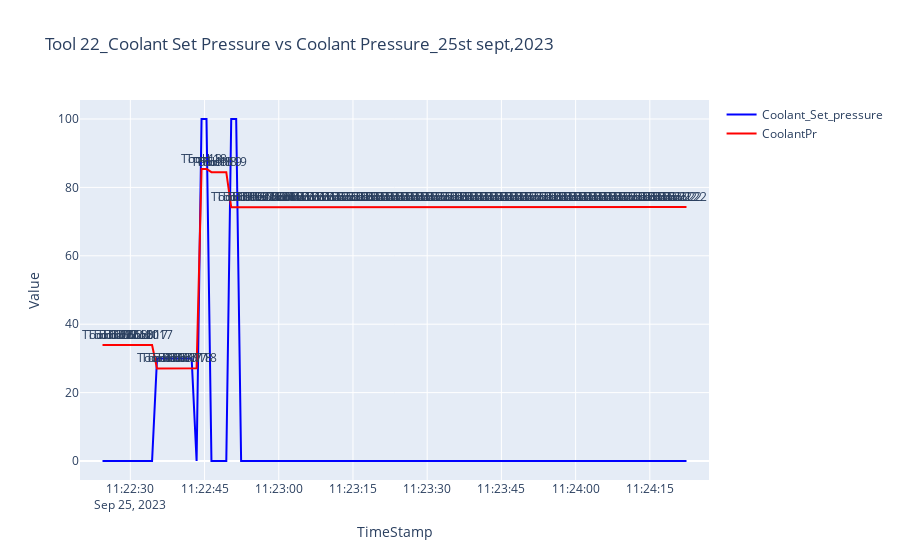

The code cell stored with this chart in its notebook:
### Code cell
### Tool 22 ---->25th sept,2023

import plotly.graph_objects as go

trace1 = go.Scatter(x=tool22_on_25sep.index, y=tool22_on_25sep['Coolant_Set_pressure'], mode='lines', name='Coolant_Set_pressure', line=dict(color='blue'))

trace2 = go.Scatter(x=tool22_on_25sep.index, y=tool22_on_25sep['CoolantPr'], mode='lines', name='CoolantPr', line=dict(color='red'))

annotations = []
for timestamp, coolant_pressure, present_tool in zip(tool22_on_25sep.index, tool22_on_25sep['CoolantPr'], tool22_on_25sep['PresentTool']):
    annotations.append(dict(x=timestamp, y=coolant_pressure, text=f'Tool {present_tool}', showarrow=False, xanchor='center', yanchor='bottom'))


layout = go.Layout(
    title='Tool 22_Coolant Set Pressure vs Coolant Pressure_25st sept,2023',
    xaxis=dict(title='TimeStamp'),
    yaxis=dict(title='Value'),
    annotations=annotations
)


fig = go.Figure(data=[trace1, trace2], layout=layout)


fig.show()

### Figure 1 — Plotly figure (JSON) as saved in the notebook; plotly's stock layout.template omitted (floating-point values rounded to 4 significant figures)
{"data": [{"line": {"color": "blue"}, "mode": "lines", "name": "Coolant_Set_pressure", "type": "scatter", "x": ["2023-09-25T11:22:24.373000", "2023-09-25T11:22:25.373000", "2023-09-25T11:22:26.373000", "2023-09-25T11:22:27.373000", "2023-09-25T11:22:28.377000", "2023-09-25T11:22:29.377000", "2023-09-25T11:22:30.377000", "2023-09-25T11:22:31.377000", "2023-09-25T11:22:32.377000", "2023-09-25T11:22:33.377000", "2023-09-25T11:22:34.393000", "2023-09-25T11:22:35.393000", "2023-09-25T11:22:36.393000", "2023-09-25T11:22:37.393000", "2023-09-25T11:22:38.393000", "2023-09-25T11:22:39.393000", "2023-09-25T11:22:40.393000", "2023-09-25T11:22:41.393000", "2023-09-25T11:22:42.393000", "2023-09-25T11:22:43.393000", "2023-09-25T11:22:44.393000", "2023-09-25T11:22:45.393000", "2023-09-25T11:22:46.393000", "2023-09-25T11:22:47.393000", "2023-09-25T11:22:48.393000", "2023-09-25T11:22:49.393000", "2023-09-25T11:22:50.393000", "2023-09-25T11:22:51.393000", "2023-09-25T11:22:52.393000", "2023-09-25T11:22:53.393000", "2023-09-25T11:22:54.397000", "2023-09-25T11:22:55.410000", "2023-09-25T11:22:56.413000", "2023-09-25T11:22:57.410000", "2023-09-25T11:22:58.410000", "2023-09-25T11:22:59.410000", "2023-09-25T11:23:00.410000", "2023-09-25T11:23:01.410000", "2023-09-25T11:23:02.410000", "2023-09-25T11:23:03.410000", "2023-09-25T11:23:04.410000", "2023-09-25T11:23:05.410000", "2023-09-25T11:23:06.410000", "2023-09-25T11:23:07.410000", "2023-09-25T11:23:08.410000", "2023-09-25T11:23:09.410000", "2023-09-25T11:23:10.410000", "2023-09-25T11:23:11.410000", "2023-09-25T11:23:12.410000", "2023-09-25T11:23:13.410000", "2023-09-25T11:23:14.410000", "2023-09-25T11:23:15.410000", "2023-09-25T11:23:16.410000", "2023-09-25T11:23:17.410000", "2023-09-25T11:23:18.410000", "2023-09-25T11:23:19.410000", "2023-09-25T11:23:20.410000", "2023-09-25T11:23:21.410000", "2023-09-25T11:23:22.410000", "2023-09-25T11:23:23.410000", "2023-09-25T11:23:24.410000", "2023-09-25T11:23:25.410000", "2023-09-25T11:23:26.410000", "2023-09-25T11:23:27.410000", "2023-09-25T11:23:28.410000", "2023-09-25T11:23:29.410000", "2023-09-25T11:23:30.410000", "2023-09-25T11:23:31.410000", "2023-09-25T11:23:32.410000", "2023-09-25T11:23:33.410000", "2023-09-25T11:23:34.410000", "2023-09-25T11:23:35.410000", "2023-09-25T11:23:36.410000", "2023-09-25T11:23:37.410000", "2023-09-25T11:23:38.410000", "2023-09-25T11:23:39.410000", "2023-09-25T11:23:40.410000", "2023-09-25T11:23:41.410000", "2023-09-25T11:23:42.410000", "2023-09-25T11:23:43.410000", "2023-09-25T11:23:44.410000", "2023-09-25T11:23:45.410000", "2023-09-25T11:23:46.410000", "2023-09-25T11:23:47.410000", "2023-09-25T11:23:48.410000", "2023-09-25T11:23:49.410000", "2023-09-25T11:23:50.410000", "2023-09-25T11:23:51.410000", "2023-09-25T11:23:52.410000", "2023-09-25T11:23:53.410000", "2023-09-25T11:23:54.410000", "2023-09-25T11:23:55.413000", "2023-09-25T11:23:56.410000", "2023-09-25T11:23:57.413000", "2023-09-25T11:23:58.410000", "2023-09-25T11:23:59.413000", "2023-09-25T11:24:00.413000", "2023-09-25T11:24:01.413000", "2023-09-25T11:24:02.413000", "2023-09-25T11:24:03.413000", "2023-09-25T11:24:04.413000", "2023-09-25T11:24:05.413000", "2023-09-25T11:24:06.413000", "2023-09-25T11:24:07.413000", "2023-09-25T11:24:08.413000", "2023-09-25T11:24:09.413000", "2023-09-25T11:24:10.413000", "2023-09-25T11:24:11.413000", "2023-09-25T11:24:12.413000", "2023-09-25T11:24:13.413000", "2023-09-25T11:24:14.413000", "2023-09-25T11:24:15.413000", "2023-09-25T11:24:16.413000", "2023-09-25T11:24:17.413000", "2023-09-25T11:24:18.413000", "2023-09-25T11:24:19.413000", "2023-09-25T11:24:20.413000", "2023-09-25T11:24:21.413000", "2023-09-25T11:24:22.413000"], "y": [0, 0, 0, 0, 0, 0, 0, 0, 0, 0, 0, 30, 30, 30, 30, 30, 30, 30, 30, 0, 100, 100, 0, 0, 0, 0, 100, 100, 0, 0, 0, 0, 0, 0, 0, 0, 0, 0, 0, 0, 0, 0, 0, 0, 0, 0, 0, 0, 0, 0, 0, 0, 0, 0, 0, 0, 0, 0, 0, 0, 0, 0, 0, 0, 0, 0, 0, 0, 0, 0, 0, 0, 0, 0, 0, 0, 0, 0, 0, 0, 0, 0, 0, 0, 0, 0, 0, 0, 0, 0, 0, 0, 0, 0, 0, 0, 0, 0, 0, 0, 0, 0, 0, 0, 0, 0, 0, 0, 0, 0, 0, 0, 0, 0, 0, 0, 0, 0, 0]}, {"line": {"color": "red"}, "mode": "lines", "name": "CoolantPr", "type": "scatter", "x": ["2023-09-25T11:22:24.373000", "2023-09-25T11:22:25.373000", "2023-09-25T11:22:26.373000", "2023-09-25T11:22:27.373000", "2023-09-25T11:22:28.377000", "2023-09-25T11:22:29.377000", "2023-09-25T11:22:30.377000", "2023-09-25T11:22:31.377000", "2023-09-25T11:22:32.377000", "2023-09-25T11:22:33.377000", "2023-09-25T11:22:34.393000", "2023-09-25T11:22:35.393000", "2023-09-25T11:22:36.393000", "2023-09-25T11:22:37.393000", "2023-09-25T11:22:38.393000", "2023-09-25T11:22:39.393000", "2023-09-25T11:22:40.393000", "2023-09-25T11:22:41.393000", "2023-09-25T11:22:42.393000", "2023-09-25T11:22:43.393000", "2023-09-25T11:22:44.393000", "2023-09-25T11:22:45.393000", "2023-09-25T11:22:46.393000", "2023-09-25T11:22:47.393000", "2023-09-25T11:22:48.393000", "2023-09-25T11:22:49.393000", "2023-09-25T11:22:50.393000", "2023-09-25T11:22:51.393000", "2023-09-25T11:22:52.393000", "2023-09-25T11:22:53.393000", "2023-09-25T11:22:54.397000", "2023-09-25T11:22:55.410000", "2023-09-25T11:22:56.413000", "2023-09-25T11:22:57.410000", "2023-09-25T11:22:58.410000", "2023-09-25T11:22:59.410000", "2023-09-25T11:23:00.410000", "2023-09-25T11:23:01.410000", "2023-09-25T11:23:02.410000", "2023-09-25T11:23:03.410000", "2023-09-25T11:23:04.410000", "2023-09-25T11:23:05.410000", "2023-09-25T11:23:06.410000", "2023-09-25T11:23:07.410000", "2023-09-25T11:23:08.410000", "2023-09-25T11:23:09.410000", "2023-09-25T11:23:10.410000", "2023-09-25T11:23:11.410000", "2023-09-25T11:23:12.410000", "2023-09-25T11:23:13.410000", "2023-09-25T11:23:14.410000", "2023-09-25T11:23:15.410000", "2023-09-25T11:23:16.410000", "2023-09-25T11:23:17.410000", "2023-09-25T11:23:18.410000", "2023-09-25T11:23:19.410000", "2023-09-25T11:23:20.410000", "2023-09-25T11:23:21.410000", "2023-09-25T11:23:22.410000", "2023-09-25T11:23:23.410000", "2023-09-25T11:23:24.410000", "2023-09-25T11:23:25.410000", "2023-09-25T11:23:26.410000", "2023-09-25T11:23:27.410000", "2023-09-25T11:23:28.410000", "2023-09-25T11:23:29.410000", "2023-09-25T11:23:30.410000", "2023-09-25T11:23:31.410000", "2023-09-25T11:23:32.410000", "2023-09-25T11:23:33.410000", "2023-09-25T11:23:34.410000", "2023-09-25T11:23:35.410000", "2023-09-25T11:23:36.410000", "2023-09-25T11:23:37.410000", "2023-09-25T11:23:38.410000", "2023-09-25T11:23:39.410000", "2023-09-25T11:23:40.410000", "2023-09-25T11:23:41.410000", "2023-09-25T11:23:42.410000", "2023-09-25T11:23:43.410000", "2023-09-25T11:23:44.410000", "2023-09-25T11:23:45.410000", "2023-09-25T11:23:46.410000", "2023-09-25T11:23:47.410000", "2023-09-25T11:23:48.410000", "2023-09-25T11:23:49.410000", "2023-09-25T11:23:50.410000", "2023-09-25T11:23:51.410000", "2023-09-25T11:23:52.410000", "2023-09-25T11:23:53.410000", "2023-09-25T11:23:54.410000", "2023-09-25T11:23:55.413000", "2023-09-25T11:23:56.410000", "2023-09-25T11:23:57.413000", "2023-09-25T11:23:58.410000", "2023-09-25T11:23:59.413000", "2023-09-25T11:24:00.413000", "2023-09-25T11:24:01.413000", "2023-09-25T11:24:02.413000", "2023-09-25T11:24:03.413000", "2023-09-25T11:24:04.413000", "2023-09-25T11:24:05.413000", "2023-09-25T11:24:06.413000", "2023-09-25T11:24:07.413000", "2023-09-25T11:24:08.413000", "2023-09-25T11:24:09.413000", "2023-09-25T11:24:10.413000", "2023-09-25T11:24:11.413000", "2023-09-25T11:24:12.413000", "2023-09-25T11:24:13.413000", "2023-09-25T11:24:14.413000", "2023-09-25T11:24:15.413000", "2023-09-25T11:24:16.413000", "2023-09-25T11:24:17.413000", "2023-09-25T11:24:18.413000", "2023-09-25T11:24:19.413000", "2023-09-25T11:24:20.413000", "2023-09-25T11:24:21.413000", "2023-09-25T11:24:22.413000"], "y": [33.9, 33.9, 33.9, 33.9, 33.9, 33.9, 33.9, 33.9, 33.9, 33.9, 33.9, 27.05, 27.05, 27.05, 27.05, 27.16, 27.16, 27.21, 27.21, 27.12, 85.38, 85.38, 84.45, 84.45, 84.45, 84.45, 74.19, 74.19, 74.24, 74.24, 74.24, 74.24, 74.24, 74.24, 74.24, 74.24, 74.24, 74.24, 74.24, 74.24, 74.24, 74.24, 74.24, 74.24, 74.24, 74.24, 74.24, 74.24, 74.24, 74.24, 74.24, 74.24, 74.24, 74.24, 74.24, 74.24, 74.24, 74.24, 74.24, 74.24, 74.24, 74.24, 74.24, 74.24, 74.24, 74.24, 74.24, 74.24, 74.24, 74.24, 74.24, 74.24, 74.24, 74.24, 74.24, 74.24, 74.24, 74.24, 74.24, 74.24, 74.24, 74.24, 74.24, 74.24, 74.24, 74.24, 74.24, 74.24, 74.24, 74.24, 74.24, 74.24, 74.24, 74.24, 74.24, 74.24, 74.24, 74.24, 74.24, 74.24, 74.24, 74.24, 74.24, 74.24, 74.24, 74.24, 74.24, 74.24, 74.24, 74.24, 74.24, 74.24, 74.24, 74.24, 74.24, 74.24, 74.24, 74.24, 74.24]}], "layout": {"annotations": [{"showarrow": false, "text": "Tool 12", "x": "2023-09-25T11:22:24.373000", "xanchor": "center", "y": 33.9, "yanchor": "bottom"}, {"showarrow": false, "text": "Tool 12", "x": "2023-09-25T11:22:25.373000", "xanchor": "center", "y": 33.9, "yanchor": "bottom"}, {"showarrow": false, "text": "Tool 12", "x": "2023-09-25T11:22:26.373000", "xanchor": "center", "y": 33.9, "yanchor": "bottom"}, {"showarrow": false, "text": "Tool 12", "x": "2023-09-25T11:22:27.373000", "xanchor": "center", "y": 33.9, "yanchor": "bottom"}, {"showarrow": false, "text": "Tool 12", "x": "2023-09-25T11:22:28.377000", "xanchor": "center", "y": 33.9, "yanchor": "bottom"}, {"showarrow": false, "text": "Tool 12", "x": "2023-09-25T11:22:29.377000", "xanchor": "center", "y": 33.9, "yanchor": "bottom"}, {"showarrow": false, "text": "Tool 12", "x": "2023-09-25T11:22:30.377000", "xanchor": "center", "y": 33.9, "yanchor": "bottom"}, {"showarrow": false, "text": "Tool 0", "x": "2023-09-25T11:22:31.377000", "xanchor": "center", "y": 33.9, "yanchor": "bottom"}, {"showarrow": false, "text": "Tool 0", "x": "2023-09-25T11:22:32.377000", "xanchor": "center", "y": 33.9, "yanchor": "bottom"}, {"showarrow": false, "text": "Tool 17", "x": "2023-09-25T11:22:33.377000", "xanchor": "center", "y": 33.9, "yanchor": "bottom"}, {"showarrow": false, "text": "Tool 17", "x": "2023-09-25T11:22:34.393000", "xanchor": "center", "y": 33.9, "yanchor": "bottom"}, {"showarrow": false, "text": "Tool 17", "x": "2023-09-25T11:22:35.393000", "xanchor": "center", "y": 27.05, "yanchor": "bottom"}, {"showarrow": false, "text": "Tool 17", "x": "2023-09-25T11:22:36.393000", "xanchor": "center", "y": 27.05, "yanchor": "bottom"}, {"showarrow": false, "text": "Tool 17", "x": "2023-09-25T11:22:37.393000", "xanchor": "center", "y": 27.05, "yanchor": "bottom"}, {"showarrow": false, "text": "Tool 17", "x": "2023-09-25T11:22:38.393000", "xanchor": "center", "y": 27.05, "yanchor": "bottom"}, {"showarrow": false, "text": "Tool 17", "x": "2023-09-25T11:22:39.393000", "xanchor": "center", "y": 27.16, "yanchor": "bottom"}, {"showarrow": false, "text": "Tool 17", "x": "2023-09-25T11:22:40.393000", "xanchor": "center", "y": 27.16, "yanchor": "bottom"}, {"showarrow": false, "text": "Tool 17", "x": "2023-09-25T11:22:41.393000", "xanchor": "center", "y": 27.21, "yanchor": "bottom"}, {"showarrow": false, "text": "Tool 18", "x": "2023-09-25T11:22:42.393000", "xanchor": "center", "y": 27.21, "yanchor": "bottom"}, {"showarrow": false, "text": "Tool 18", "x": "2023-09-25T11:22:43.393000", "xanchor": "center", "y": 27.12, "yanchor": "bottom"}, {"showarrow": false, "text": "Tool 18", "x": "2023-09-25T11:22:44.393000", "xanchor": "center", "y": 85.38, "yanchor": "bottom"}, {"showarrow": false, "text": "Tool 18", "x": "2023-09-25T11:22:45.393000", "xanchor": "center", "y": 85.38, "yanchor": "bottom"}, {"showarrow": false, "text": "Tool 18", "x": "2023-09-25T11:22:46.393000", "xanchor": "center", "y": 84.45, "yanchor": "bottom"}, {"showarrow": false, "text": "Tool 18", "x": "2023-09-25T11:22:47.393000", "xanchor": "center", "y": 84.45, "yanchor": "bottom"}, {"showarrow": false, "text": "Tool 19", "x": "2023-09-25T11:22:48.393000", "xanchor": "center", "y": 84.45, "yanchor": "bottom"}, {"showarrow": false, "text": "Tool 19", "x": "2023-09-25T11:22:49.393000", "xanchor": "center", "y": 84.45, "yanchor": "bottom"}, {"showarrow": false, "text": "Tool 19", "x": "2023-09-25T11:22:50.393000", "xanchor": "center", "y": 74.19, "yanchor": "bottom"}, {"showarrow": false, "text": "Tool 19", "x": "2023-09-25T11:22:51.393000", "xanchor": "center", "y": 74.19, "yanchor": "bottom"}, {"showarrow": false, "text": "Tool 19", "x": "2023-09-25T11:22:52.393000", "xanchor": "center", "y": 74.24, "yanchor": "bottom"}, {"showarrow": false, "text": "Tool 19", "x": "2023-09-25T11:22:53.393000", "xanchor": "center", "y": 74.24, "yanchor": "bottom"}, {"showarrow": false, "text": "Tool 20", "x": "2023-09-25T11:22:54.397000", "xanchor": "center", "y": 74.24, "yanchor": "bottom"}, {"showarrow": false, "text": "Tool 20", "x": "2023-09-25T11:22:55.410000", "xanchor": "center", "y": 74.24, "yanchor": "bottom"}, {"showarrow": false, "text": "Tool 20", "x": "2023-09-25T11:22:56.413000", "xanchor": "center", "y": 74.24, "yanchor": "bottom"}, {"showarrow": false, "text": "Tool 20", "x": "2023-09-25T11:22:57.410000", "xanchor": "center", "y": 74.24, "yanchor": "bottom"}, {"showarrow": false, "text": "Tool 20", "x": "2023-09-25T11:22:58.410000", "xanchor": "center", "y": 74.24, "yanchor": "bottom"}, {"showarrow": false, "text": "Tool 20", "x": "2023-09-25T11:22:59.410000", "xanchor": "center", "y": 74.24, "yanchor": "bottom"}, {"showarrow": false, "text": "Tool 0", "x": "2023-09-25T11:23:00.410000", "xanchor": "center", "y": 74.24, "yanchor": "bottom"}, {"showarrow": false, "text": "Tool 0", "x": "2023-09-25T11:23:01.410000", "xanchor": "center", "y": 74.24, "yanchor": "bottom"}, {"showarrow": false, "text": "Tool 21", "x": "2023-09-25T11:23:02.410000", "xanchor": "center", "y": 74.24, "yanchor": "bottom"}, {"showarrow": false, "text": "Tool 21", "x": "2023-09-25T11:23:03.410000", "xanchor": "center", "y": 74.24, "yanchor": "bottom"}, {"showarrow": false, "text": "Tool 21", "x": "2023-09-25T11:23:04.410000", "xanchor": "center", "y": 74.24, "yanchor": "bottom"}, {"showarrow": false, "text": "Tool 21", "x": "2023-09-25T11:23:05.410000", "xanchor": "center", "y": 74.24, "yanchor": "bottom"}, {"showarrow": false, "text": "Tool 21", "x": "2023-09-25T11:23:06.410000", "xanchor": "center", "y": 74.24, "yanchor": "bottom"}, {"showarrow": false, "text": "Tool 21", "x": "2023-09-25T11:23:07.410000", "xanchor": "center", "y": 74.24, "yanchor": "bottom"}, {"showarrow": false, "text": "Tool 22", "x": "2023-09-25T11:23:08.410000", "xanchor": "center", "y": 74.24, "yanchor": "bottom"}, {"showarrow": false, "text": "Tool 22", "x": "2023-09-25T11:23:09.410000", "xanchor": "center", "y": 74.24, "yanchor": "bottom"}, {"showarrow": false, "text": "Tool 22", "x": "2023-09-25T11:23:10.410000", "xanchor": "center", "y": 74.24, "yanchor": "bottom"}, {"showarrow": false, "text": "Tool 22", "x": "2023-09-25T11:23:11.410000", "xanchor": "center", "y": 74.24, "yanchor": "bottom"}, {"showarrow": false, "text": "Tool 22", "x": "2023-09-25T11:23:12.410000", "xanchor": "center", "y": 74.24, "yanchor": "bottom"}, {"showarrow": false, "text": "Tool 22", "x": "2023-09-25T11:23:13.410000", "xanchor": "center", "y": 74.24, "yanchor": "bottom"}, {"showarrow": false, "text": "Tool 22", "x": "2023-09-25T11:23:14.410000", "xanchor": "center", "y": 74.24, "yanchor": "bottom"}, {"showarrow": false, "text": "Tool 22", "x": "2023-09-25T11:23:15.410000", "xanchor": "center", "y": 74.24, "yanchor": "bottom"}, {"showarrow": false, "text": "Tool 22", "x": "2023-09-25T11:23:16.410000", "xanchor": "center", "y": 74.24, "yanchor": "bottom"}, {"showarrow": false, "text": "Tool 22", "x": "2023-09-25T11:23:17.410000", "xanchor": "center", "y": 74.24, "yanchor": "bottom"}, {"showarrow": false, "text": "Tool 22", "x": "2023-09-25T11:23:18.410000", "xanchor": "center", "y": 74.24, "yanchor": "bottom"}, {"showarrow": false, "text": "Tool 22", "x": "2023-09-25T11:23:19.410000", "xanchor": "center", "y": 74.24, "yanchor": "bottom"}, {"showarrow": false, "text": "Tool 22", "x": "2023-09-25T11:23:20.410000", "xanchor": "center", "y": 74.24, "yanchor": "bottom"}, {"showarrow": false, "text": "Tool 22", "x": "2023-09-25T11:23:21.410000", "xanchor": "center", "y": 74.24, "yanchor": "bottom"}, {"showarrow": false, "text": "Tool 22", "x": "2023-09-25T11:23:22.410000", "xanchor": "center", "y": 74.24, "yanchor": "bottom"}, {"showarrow": false, "text": "Tool 22", "x": "2023-09-25T11:23:23.410000", "xanchor": "center", "y": 74.24, "yanchor": "bottom"}, {"showarrow": false, "text": "Tool 22", "x": "2023-09-25T11:23:24.410000", "xanchor": "center", "y": 74.24, "yanchor": "bottom"}, {"showarrow": false, "text": "Tool 22", "x": "2023-09-25T11:23:25.410000", "xanchor": "center", "y": 74.24, "yanchor": "bottom"}, {"showarrow": false, "text": "Tool 22", "x": "2023-09-25T11:23:26.410000", "xanchor": "center", "y": 74.24, "yanchor": "bottom"}, {"showarrow": false, "text": "Tool 22", "x": "2023-09-25T11:23:27.410000", "xanchor": "center", "y": 74.24, "yanchor": "bottom"}, {"showarrow": false, "text": "Tool 22", "x": "2023-09-25T11:23:28.410000", "xanchor": "center", "y": 74.24, "yanchor": "bottom"}, {"showarrow": false, "text": "Tool 22", "x": "2023-09-25T11:23:29.410000", "xanchor": "center", "y": 74.24, "yanchor": "bottom"}, {"showarrow": false, "text": "Tool 22", "x": "2023-09-25T11:23:30.410000", "xanchor": "center", "y": 74.24, "yanchor": "bottom"}, {"showarrow": false, "text": "Tool 22", "x": "2023-09-25T11:23:31.410000", "xanchor": "center", "y": 74.24, "yanchor": "bottom"}, {"showarrow": false, "text": "Tool 22", "x": "2023-09-25T11:23:32.410000", "xanchor": "center", "y": 74.24, "yanchor": "bottom"}, {"showarrow": false, "text": "Tool 22", "x": "2023-09-25T11:23:33.410000", "xanchor": "center", "y": 74.24, "yanchor": "bottom"}, {"showarrow": false, "text": "Tool 22", "x": "2023-09-25T11:23:34.410000", "xanchor": "center", "y": 74.24, "yanchor": "bottom"}, {"showarrow": false, "text": "Tool 22", "x": "2023-09-25T11:23:35.410000", "xanchor": "center", "y": 74.24, "yanchor": "bottom"}, {"showarrow": false, "text": "Tool 22", "x": "2023-09-25T11:23:36.410000", "xanchor": "center", "y": 74.24, "yanchor": "bottom"}, {"showarrow": false, "text": "Tool 22", "x": "2023-09-25T11:23:37.410000", "xanchor": "center", "y": 74.24, "yanchor": "bottom"}, {"showarrow": false, "text": "Tool 22", "x": "2023-09-25T11:23:38.410000", "xanchor": "center", "y": 74.24, "yanchor": "bottom"}, {"showarrow": false, "text": "Tool 22", "x": "2023-09-25T11:23:39.410000", "xanchor": "center", "y": 74.24, "yanchor": "bottom"}, {"showarrow": false, "text": "Tool 22", "x": "2023-09-25T11:23:40.410000", "xanchor": "center", "y": 74.24, "yanchor": "bottom"}, {"showarrow": false, "text": "Tool 22", "x": "2023-09-25T11:23:41.410000", "xanchor": "center", "y": 74.24, "yanchor": "bottom"}, {"showarrow": false, "text": "Tool 22", "x": "2023-09-25T11:23:42.410000", "xanchor": "center", "y": 74.24, "yanchor": "bottom"}, {"showarrow": false, "text": "Tool 22", "x": "2023-09-25T11:23:43.410000", "xanchor": "center", "y": 74.24, "yanchor": "bottom"}, {"showarrow": false, "text": "Tool 22", "x": "2023-09-25T11:23:44.410000", "xanchor": "center", "y": 74.24, "yanchor": "bottom"}, {"showarrow": false, "text": "Tool 22", "x": "2023-09-25T11:23:45.410000", "xanchor": "center", "y": 74.24, "yanchor": "bottom"}, {"showarrow": false, "text": "Tool 22", "x": "2023-09-25T11:23:46.410000", "xanchor": "center", "y": 74.24, "yanchor": "bottom"}, {"showarrow": false, "text": "Tool 22", "x": "2023-09-25T11:23:47.410000", "xanchor": "center", "y": 74.24, "yanchor": "bottom"}, {"showarrow": false, "text": "Tool 22", "x": "2023-09-25T11:23:48.410000", "xanchor": "center", "y": 74.24, "yanchor": "bottom"}, {"showarrow": false, "text": "Tool 22", "x": "2023-09-25T11:23:49.410000", "xanchor": "center", "y": 74.24, "yanchor": "bottom"}, {"showarrow": false, "text": "Tool 22", "x": "2023-09-25T11:23:50.410000", "xanchor": "center", "y": 74.24, "yanchor": "bottom"}, {"showarrow": false, "text": "Tool 22", "x": "2023-09-25T11:23:51.410000", "xanchor": "center", "y": 74.24, "yanchor": "bottom"}, {"showarrow": false, "text": "Tool 22", "x": "2023-09-25T11:23:52.410000", "xanchor": "center", "y": 74.24, "yanchor": "bottom"}, {"showarrow": false, "text": "Tool 22", "x": "2023-09-25T11:23:53.410000", "xanchor": "center", "y": 74.24, "yanchor": "bottom"}, {"showarrow": false, "text": "Tool 22", "x": "2023-09-25T11:23:54.410000", "xanchor": "center", "y": 74.24, "yanchor": "bottom"}, {"showarrow": false, "text": "Tool 22", "x": "2023-09-25T11:23:55.413000", "xanchor": "center", "y": 74.24, "yanchor": "bottom"}, {"showarrow": false, "text": "Tool 22", "x": "2023-09-25T11:23:56.410000", "xanchor": "center", "y": 74.24, "yanchor": "bottom"}, {"showarrow": false, "text": "Tool 22", "x": "2023-09-25T11:23:57.413000", "xanchor": "center", "y": 74.24, "yanchor": "bottom"}, {"showarrow": false, "text": "Tool 22", "x": "2023-09-25T11:23:58.410000", "xanchor": "center", "y": 74.24, "yanchor": "bottom"}, {"showarrow": false, "text": "Tool 22", "x": "2023-09-25T11:23:59.413000", "xanchor": "center", "y": 74.24, "yanchor": "bottom"}, {"showarrow": false, "text": "Tool 22", "x": "2023-09-25T11:24:00.413000", "xanchor": "center", "y": 74.24, "yanchor": "bottom"}, {"showarrow": false, "text": "Tool 22", "x": "2023-09-25T11:24:01.413000", "xanchor": "center", "y": 74.24, "yanchor": "bottom"}, {"showarrow": false, "text": "Tool 22", "x": "2023-09-25T11:24:02.413000", "xanchor": "center", "y": 74.24, "yanchor": "bottom"}, {"showarrow": false, "text": "Tool 22", "x": "2023-09-25T11:24:03.413000", "xanchor": "center", "y": 74.24, "yanchor": "bottom"}, {"showarrow": false, "text": "Tool 22", "x": "2023-09-25T11:24:04.413000", "xanchor": "center", "y": 74.24, "yanchor": "bottom"}, {"showarrow": false, "text": "Tool 22", "x": "2023-09-25T11:24:05.413000", "xanchor": "center", "y": 74.24, "yanchor": "bottom"}, {"showarrow": false, "text": "Tool 22", "x": "2023-09-25T11:24:06.413000", "xanchor": "center", "y": 74.24, "yanchor": "bottom"}, {"showarrow": false, "text": "Tool 22", "x": "2023-09-25T11:24:07.413000", "xanchor": "center", "y": 74.24, "yanchor": "bottom"}, {"showarrow": false, "text": "Tool 22", "x": "2023-09-25T11:24:08.413000", "xanchor": "center", "y": 74.24, "yanchor": "bottom"}, {"showarrow": false, "text": "Tool 22", "x": "2023-09-25T11:24:09.413000", "xanchor": "center", "y": 74.24, "yanchor": "bottom"}, {"showarrow": false, "text": "Tool 22", "x": "2023-09-25T11:24:10.413000", "xanchor": "center", "y": 74.24, "yanchor": "bottom"}, {"showarrow": false, "text": "Tool 22", "x": "2023-09-25T11:24:11.413000", "xanchor": "center", "y": 74.24, "yanchor": "bottom"}, {"showarrow": false, "text": "Tool 22", "x": "2023-09-25T11:24:12.413000", "xanchor": "center", "y": 74.24, "yanchor": "bottom"}, {"showarrow": false, "text": "Tool 22", "x": "2023-09-25T11:24:13.413000", "xanchor": "center", "y": 74.24, "yanchor": "bottom"}, {"showarrow": false, "text": "Tool 22", "x": "2023-09-25T11:24:14.413000", "xanchor": "center", "y": 74.24, "yanchor": "bottom"}, {"showarrow": false, "text": "Tool 22", "x": "2023-09-25T11:24:15.413000", "xanchor": "center", "y": 74.24, "yanchor": "bottom"}, {"showarrow": false, "text": "Tool 22", "x": "2023-09-25T11:24:16.413000", "xanchor": "center", "y": 74.24, "yanchor": "bottom"}, {"showarrow": false, "text": "Tool 22", "x": "2023-09-25T11:24:17.413000", "xanchor": "center", "y": 74.24, "yanchor": "bottom"}, {"showarrow": false, "text": "Tool 22", "x": "2023-09-25T11:24:18.413000", "xanchor": "center", "y": 74.24, "yanchor": "bottom"}, {"showarrow": false, "text": "Tool 22", "x": "2023-09-25T11:24:19.413000", "xanchor": "center", "y": 74.24, "yanchor": "bottom"}, {"showarrow": false, "text": "Tool 22", "x": "2023-09-25T11:24:20.413000", "xanchor": "center", "y": 74.24, "yanchor": "bottom"}, {"showarrow": false, "text": "Tool 22", "x": "2023-09-25T11:24:21.413000", "xanchor": "center", "y": 74.24, "yanchor": "bottom"}, {"showarrow": false, "text": "Tool 22", "x": "2023-09-25T11:24:22.413000", "xanchor": "center", "y": 74.24, "yanchor": "bottom"}], "title": {"text": "Tool 22_Coolant Set Pressure vs Coolant Pressure_25st sept,2023"}, "xaxis": {"title": {"text": "TimeStamp"}}, "yaxis": {"title": {"text": "Value"}}}}
